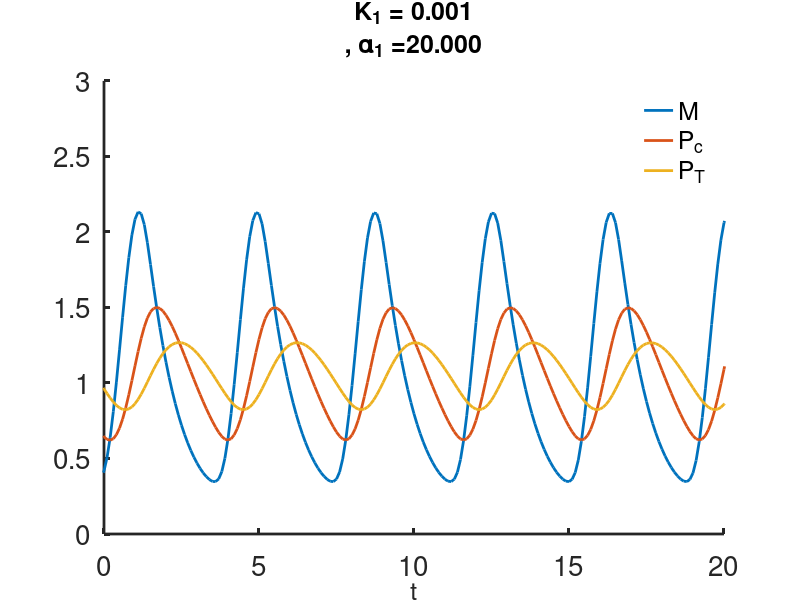

The MATLAB script that drew this image:

%  -------------------------------------------------------------------
%
%   Code to simulate the SNF circadian clock model of Kim and Forger.
%
%   For Chapter 10, Section 10.3.1 of
%   Keener and Sneyd, Mathematical Physiology, 3rd Edition, Springer.
%
%   Written by James Keener and James Sneyd.
%
%  -------------------------------------------------------------------

function Kim_forger_SNF

clear all
close all
clc
set(0,                           ...
   'defaultaxesfontsize', 20,   ...
   'defaultaxeslinewidth', 2.0, ...
   'defaultlinelinewidth', 2.0);

global Kd alpha1 alpha2 alpha3 bet1 bet2 bet3  AT
%specify parameter values
 formatSpecF = '%6.3f\n';
alpha1 = 20;
alpha2 = 1;
alpha3 = 1;
bet1 = 1
bet2 = 0;
bet3 = 1;

 Kd=1.e-3;
 AT= 1;

%specify the output points
tspan = [-24:.1:30];

%specify initial data

y0 = [0.5;0.5;0.5];

[T,Y] = ode23(@deRHS,tspan, y0);
figure(1)
plot(T,Y(:,1), T,Y(:,2),T,Y(:,3),'linewidth',2)
 title(strcat('K_1 = ',sprintf(formatSpecF,Kd),', \alpha_1 = ',sprintf(formatSpecF,alpha1)),'fontsize',18)


%xlabel('time (hours)','fontsize',16)
%text(16,3,'PER','fontsize',16)
%text(11,1.5,'mRNA','fontsize',16)
 axis([0 20 0 3])
 legend('boxoff')
 legend('M','P_c','P_T')
 xlabel('t','fontsize',18)
set(gca,'linewidth',2)
box off



% figure(2)
% loglog(P,M1,'b--',P,M2,'r--',Y(:,2),Y(:,1),'linewidth',2)
% ylabel('mRNA','fontsize',16)
% xlabel('Per','fontsize',16)
% text(2.5,.1,'dM/dt = 0','fontsize',16)
% text(2,4,'dP/dt = 0','fontsize',16)
% %axis([.001 100 .01 100])
% set(gca,'linewidth',1.5)
% box off

end % of main


%%
function F_prime=deRHS(t,y)
global Kd alpha1 alpha2 alpha3 bet1 bet2 bet3  AT

M = y(1);
Pc = y(2);
P = y(3);


A = (AT-P-Kd+((AT-P-Kd)^2+4*AT*Kd)^0.5)/2;
Mp=alpha1*A-bet1*M;
Pcp=alpha2*M-(bet2+alpha3)*Pc;
Pp=alpha3*Pc-bet3*P;


F_prime = [Mp;Pcp;Pp];
end
